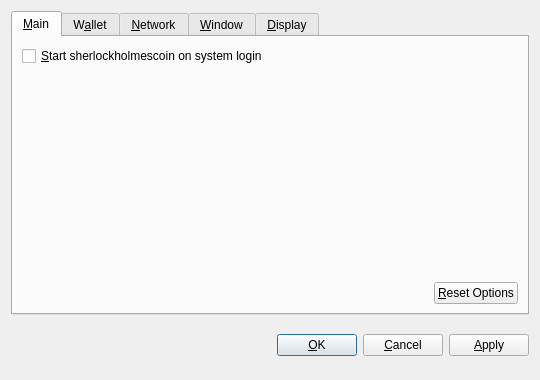
<?xml version="1.0" encoding="UTF-8"?>
<ui version="4.0">
 <class>OptionsDialog</class>
 <widget class="QDialog" name="OptionsDialog">
  <property name="geometry">
   <rect>
    <x>0</x>
    <y>0</y>
    <width>540</width>
    <height>380</height>
   </rect>
  </property>
  <property name="windowTitle">
   <string>Options</string>
  </property>
  <property name="modal">
   <bool>true</bool>
  </property>
  <layout class="QVBoxLayout" name="verticalLayout">
   <item>
    <widget class="QTabWidget" name="tabWidget">
     <property name="tabPosition">
      <enum>QTabWidget::North</enum>
     </property>
     <property name="currentIndex">
      <number>0</number>
     </property>
     <widget class="QWidget" name="tabMain">
      <attribute name="title">
       <string>&amp;Main</string>
      </attribute>
      <layout class="QVBoxLayout" name="verticalLayout_Main">
       <item>
        <widget class="QCheckBox" name="sherlockholmescoinAtStartup">
         <property name="toolTip">
          <string>Automatically start sherlockholmescoin after logging in to the system.</string>
         </property>
         <property name="text">
          <string>&amp;Start sherlockholmescoin on system login</string>
         </property>
        </widget>
       </item>
       <item>
        <spacer name="verticalSpacer_Main">
         <property name="orientation">
          <enum>Qt::Vertical</enum>
         </property>
         <property name="sizeHint" stdset="0">
          <size>
           <width>20</width>
           <height>40</height>
          </size>
         </property>
        </spacer>
       </item>
       <item>
        <layout class="QHBoxLayout" name="horizontalLayout_2_Main">
         <item>
          <spacer name="horizontalSpacer_2_Main">
           <property name="orientation">
            <enum>Qt::Horizontal</enum>
           </property>
           <property name="sizeHint" stdset="0">
            <size>
             <width>40</width>
             <height>20</height>
            </size>
           </property>
          </spacer>
         </item>
         <item>
          <widget class="QPushButton" name="resetButton">
           <property name="toolTip">
            <string>Reset all client options to default.</string>
           </property>
           <property name="text">
            <string>&amp;Reset Options</string>
           </property>
           <property name="autoDefault">
            <bool>false</bool>
           </property>
          </widget>
         </item>
        </layout>
       </item>
      </layout>
     </widget>
     <widget class="QWidget" name="tabWallet">
      <attribute name="title">
       <string>W&amp;allet</string>
      </attribute>
      <layout class="QVBoxLayout" name="verticalLayout_Network">
       <item>
        <widget class="QLabel" name="transactionFeeInfoLabel">
         <property name="text">
          <string>Optional transaction fee per kB that helps make sure your transactions are processed quickly. Most transactions are 1 kB.</string>
         </property>
         <property name="textFormat">
          <enum>Qt::PlainText</enum>
         </property>
         <property name="wordWrap">
          <bool>true</bool>
         </property>
        </widget>
       </item>
       <item>
        <layout class="QHBoxLayout" name="horizontalLayout_1_Main">
         <item>
          <widget class="QLabel" name="transactionFeeLabel">
           <property name="text">
            <string>Pay transaction &amp;fee</string>
           </property>
           <property name="textFormat">
            <enum>Qt::PlainText</enum>
           </property>
           <property name="buddy">
            <cstring>transactionFee</cstring>
           </property>
          </widget>
         </item>
         <item>
          <widget class="sherlockholmescoinAmountField" name="transactionFee"/>
         </item>
         <item>
          <spacer name="horizontalSpacer_1_Main">
           <property name="orientation">
            <enum>Qt::Horizontal</enum>
           </property>
           <property name="sizeHint" stdset="0">
            <size>
             <width>40</width>
             <height>20</height>
            </size>
           </property>
          </spacer>
         </item>
        </layout>
       </item>
       <item>
        <widget class="QLabel" name="label">
         <property name="text">
          <string>If you disable the spending of unconfirmed change, the change from a transaction cannot be used until that transaction has at least one confirmation. This also affects how your balance is computed.</string>
         </property>
         <property name="wordWrap">
          <bool>true</bool>
         </property>
        </widget>
       </item>
       <item>
        <widget class="QCheckBox" name="spendZeroConfChange">
         <property name="text">
          <string>Spend unconfirmed change  (experts only)</string>
         </property>
        </widget>
       </item>
       <item>
        <spacer name="verticalSpacer">
         <property name="orientation">
          <enum>Qt::Vertical</enum>
         </property>
         <property name="sizeHint" stdset="0">
          <size>
           <width>20</width>
           <height>40</height>
          </size>
         </property>
        </spacer>
       </item>
      </layout>
     </widget>
     <widget class="QWidget" name="tabNetwork">
      <attribute name="title">
       <string>&amp;Network</string>
      </attribute>
      <layout class="QVBoxLayout" name="verticalLayout_Network">
       <item>
        <widget class="QCheckBox" name="mapPortUpnp">
         <property name="toolTip">
          <string>Automatically open the sherlockholmescoin client port on the router. This only works when your router supports UPnP and it is enabled.</string>
         </property>
         <property name="text">
          <string>Map port using &amp;UPnP</string>
         </property>
        </widget>
       </item>
       <item>
        <widget class="QCheckBox" name="connectSocks">
         <property name="toolTip">
          <string>Connect to the sherlockholmescoin network through a SOCKS proxy (e.g. when connecting through Tor).</string>
         </property>
         <property name="text">
          <string>&amp;Connect through SOCKS proxy:</string>
         </property>
        </widget>
       </item>
       <item>
        <layout class="QHBoxLayout" name="horizontalLayout_Network">
         <item>
          <widget class="QLabel" name="proxyIpLabel">
           <property name="text">
            <string>Proxy &amp;IP:</string>
           </property>
           <property name="textFormat">
            <enum>Qt::PlainText</enum>
           </property>
           <property name="buddy">
            <cstring>proxyIp</cstring>
           </property>
          </widget>
         </item>
         <item>
          <widget class="QValidatedLineEdit" name="proxyIp">
           <property name="maximumSize">
            <size>
             <width>140</width>
             <height>16777215</height>
            </size>
           </property>
           <property name="toolTip">
            <string>IP address of the proxy (e.g. 127.0.0.1)</string>
           </property>
          </widget>
         </item>
         <item>
          <widget class="QLabel" name="proxyPortLabel">
           <property name="text">
            <string>&amp;Port:</string>
           </property>
           <property name="textFormat">
            <enum>Qt::PlainText</enum>
           </property>
           <property name="buddy">
            <cstring>proxyPort</cstring>
           </property>
          </widget>
         </item>
         <item>
          <widget class="QLineEdit" name="proxyPort">
           <property name="maximumSize">
            <size>
             <width>55</width>
             <height>16777215</height>
            </size>
           </property>
           <property name="toolTip">
            <string>Port of the proxy (e.g. 9050)</string>
           </property>
          </widget>
         </item>
         <item>
          <widget class="QLabel" name="socksVersionLabel">
           <property name="text">
            <string>SOCKS &amp;Version:</string>
           </property>
           <property name="textFormat">
            <enum>Qt::PlainText</enum>
           </property>
           <property name="buddy">
            <cstring>socksVersion</cstring>
           </property>
          </widget>
         </item>
         <item>
          <widget class="QValueComboBox" name="socksVersion">
           <property name="toolTip">
            <string>SOCKS version of the proxy (e.g. 5)</string>
           </property>
          </widget>
         </item>
         <item>
          <spacer name="horizontalSpacer_Network">
           <property name="orientation">
            <enum>Qt::Horizontal</enum>
           </property>
           <property name="sizeHint" stdset="0">
            <size>
             <width>40</width>
             <height>20</height>
            </size>
           </property>
          </spacer>
         </item>
        </layout>
       </item>
       <item>
        <spacer name="verticalSpacer_Network">
         <property name="orientation">
          <enum>Qt::Vertical</enum>
         </property>
         <property name="sizeHint" stdset="0">
          <size>
           <width>20</width>
           <height>40</height>
          </size>
         </property>
        </spacer>
       </item>
      </layout>
     </widget>
     <widget class="QWidget" name="tabWindow">
      <attribute name="title">
       <string>&amp;Window</string>
      </attribute>
      <layout class="QVBoxLayout" name="verticalLayout_Window">
       <item>
        <widget class="QCheckBox" name="minimizeToTray">
         <property name="toolTip">
          <string>Show only a tray icon after minimizing the window.</string>
         </property>
         <property name="text">
          <string>&amp;Minimize to the tray instead of the taskbar</string>
         </property>
        </widget>
       </item>
       <item>
        <widget class="QCheckBox" name="minimizeOnClose">
         <property name="toolTip">
          <string>Minimize instead of exit the application when the window is closed. When this option is enabled, the application will be closed only after selecting Quit in the menu.</string>
         </property>
         <property name="text">
          <string>M&amp;inimize on close</string>
         </property>
        </widget>
       </item>
       <item>
        <spacer name="verticalSpacer_Window">
         <property name="orientation">
          <enum>Qt::Vertical</enum>
         </property>
         <property name="sizeHint" stdset="0">
          <size>
           <width>20</width>
           <height>40</height>
          </size>
         </property>
        </spacer>
       </item>
      </layout>
     </widget>
     <widget class="QWidget" name="tabDisplay">
      <attribute name="title">
       <string>&amp;Display</string>
      </attribute>
      <layout class="QVBoxLayout" name="verticalLayout_Display">
       <item>
        <layout class="QHBoxLayout" name="horizontalLayout_1_Display">
         <item>
          <widget class="QLabel" name="langLabel">
           <property name="text">
            <string>User Interface &amp;language:</string>
           </property>
           <property name="textFormat">
            <enum>Qt::PlainText</enum>
           </property>
           <property name="buddy">
            <cstring>lang</cstring>
           </property>
          </widget>
         </item>
         <item>
          <widget class="QValueComboBox" name="lang">
           <property name="toolTip">
            <string>The user interface language can be set here. This setting will take effect after restarting sherlockholmescoin.</string>
           </property>
          </widget>
         </item>
        </layout>
       </item>
       <item>
        <layout class="QHBoxLayout" name="horizontalLayout_2_Display">
         <item>
          <widget class="QLabel" name="unitLabel">
           <property name="text">
            <string>&amp;Unit to show amounts in:</string>
           </property>
           <property name="textFormat">
            <enum>Qt::PlainText</enum>
           </property>
           <property name="buddy">
            <cstring>unit</cstring>
           </property>
          </widget>
         </item>
         <item>
          <widget class="QValueComboBox" name="unit">
           <property name="toolTip">
            <string>Choose the default subdivision unit to show in the interface and when sending coins.</string>
           </property>
          </widget>
         </item>
        </layout>
       </item>
       <item>
        <widget class="QCheckBox" name="displayAddresses">
         <property name="toolTip">
          <string>Whether to show sherlockholmescoin addresses in the transaction list or not.</string>
         </property>
         <property name="text">
          <string>&amp;Display addresses in transaction list</string>
         </property>
        </widget>
       </item>
       <item>
        <widget class="QCheckBox" name="coinControlFeatures">
         <property name="toolTip">
          <string>Whether to show coin control features or not.</string>
         </property>
         <property name="text">
          <string>Display coin &amp;control features (experts only!)</string>
         </property>
        </widget>
       </item>
       <item>
        <spacer name="verticalSpacer_Display">
         <property name="orientation">
          <enum>Qt::Vertical</enum>
         </property>
         <property name="sizeHint" stdset="0">
          <size>
           <width>20</width>
           <height>40</height>
          </size>
         </property>
        </spacer>
       </item>
      </layout>
     </widget>
    </widget>
   </item>
   <item>
    <layout class="QHBoxLayout" name="horizontalLayout_Buttons">
     <item>
      <spacer name="horizontalSpacer_1">
       <property name="orientation">
        <enum>Qt::Horizontal</enum>
       </property>
       <property name="sizeHint" stdset="0">
        <size>
         <width>40</width>
         <height>48</height>
        </size>
       </property>
      </spacer>
     </item>
     <item>
      <widget class="QLabel" name="statusLabel">
       <property name="font">
        <font>
         <weight>75</weight>
         <bold>true</bold>
        </font>
       </property>
       <property name="text">
        <string/>
       </property>
       <property name="textFormat">
        <enum>Qt::PlainText</enum>
       </property>
       <property name="wordWrap">
        <bool>true</bool>
       </property>
      </widget>
     </item>
     <item>
      <spacer name="horizontalSpacer_2">
       <property name="orientation">
        <enum>Qt::Horizontal</enum>
       </property>
       <property name="sizeHint" stdset="0">
        <size>
         <width>40</width>
         <height>48</height>
        </size>
       </property>
      </spacer>
     </item>
     <item>
      <widget class="QPushButton" name="okButton">
       <property name="text">
        <string>&amp;OK</string>
       </property>
      </widget>
     </item>
     <item>
      <widget class="QPushButton" name="cancelButton">
       <property name="text">
        <string>&amp;Cancel</string>
       </property>
       <property name="autoDefault">
        <bool>false</bool>
       </property>
      </widget>
     </item>
     <item>
      <widget class="QPushButton" name="applyButton">
       <property name="text">
        <string>&amp;Apply</string>
       </property>
       <property name="autoDefault">
        <bool>false</bool>
       </property>
      </widget>
     </item>
    </layout>
   </item>
  </layout>
 </widget>
 <customwidgets>
  <customwidget>
   <class>sherlockholmescoinAmountField</class>
   <extends>QSpinBox</extends>
   <header>sherlockholmescoinamountfield.h</header>
  </customwidget>
  <customwidget>
   <class>QValueComboBox</class>
   <extends>QComboBox</extends>
   <header>qvaluecombobox.h</header>
  </customwidget>
  <customwidget>
   <class>QValidatedLineEdit</class>
   <extends>QLineEdit</extends>
   <header>qvalidatedlineedit.h</header>
  </customwidget>
 </customwidgets>
 <resources/>
 <connections/>
</ui>
